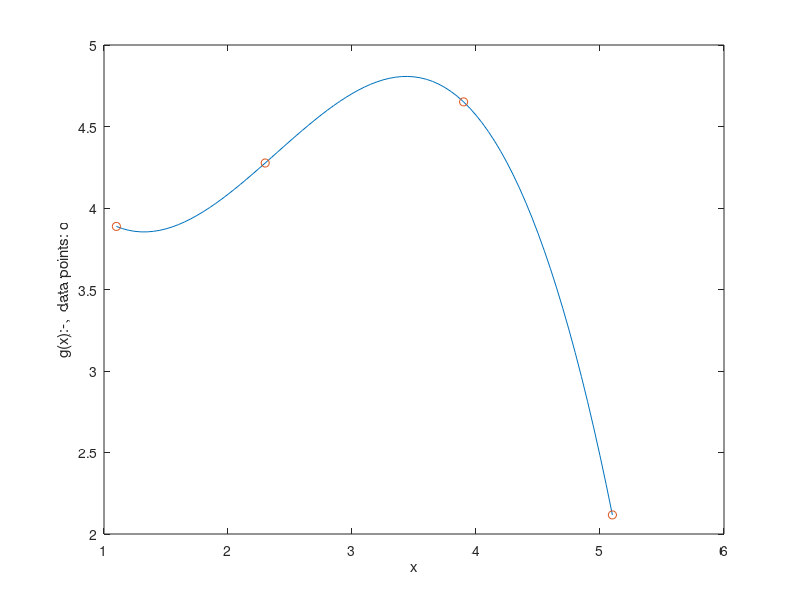

This chart was generated by the following MATLAB code:
% f4_3 same as L4_1
%  See Example 4.4. Copyright S. Nakamura, 1995
set(gcf, 'NumberTitle','off','Name', 'Figure 4.3; List4.1')
clear,clf,hold off
x = [1.1,   2.3,   3.9,   5.1]';
y = [3.887, 4.276, 4.651, 2.117]' ;
n=length(x)-1 ;
a(:,n+1)=ones(size(x));
a(:,n)=x;
for j=n-1:-1:1
   a(:,j)=a(:,j+1).*x;
end
coeff=a\y;    %Solution of linear equation.
xi=[2.101, 4.234];
yi=zeros(size(xi));
for k=1:n+1       
   yi = yi + coeff(k)*xi.^(n+1-k);
end
%   plotting
xp=1.1:0.05:5.1;
yp=zeros(size(xp));
for k=1:n+1
   yp = yp + coeff(k)*xp.^(n+1-k);
end
plot(xp,yp, x,y,'o')
xlabel('x')
ylabel('g(x):-,  data points: o')
